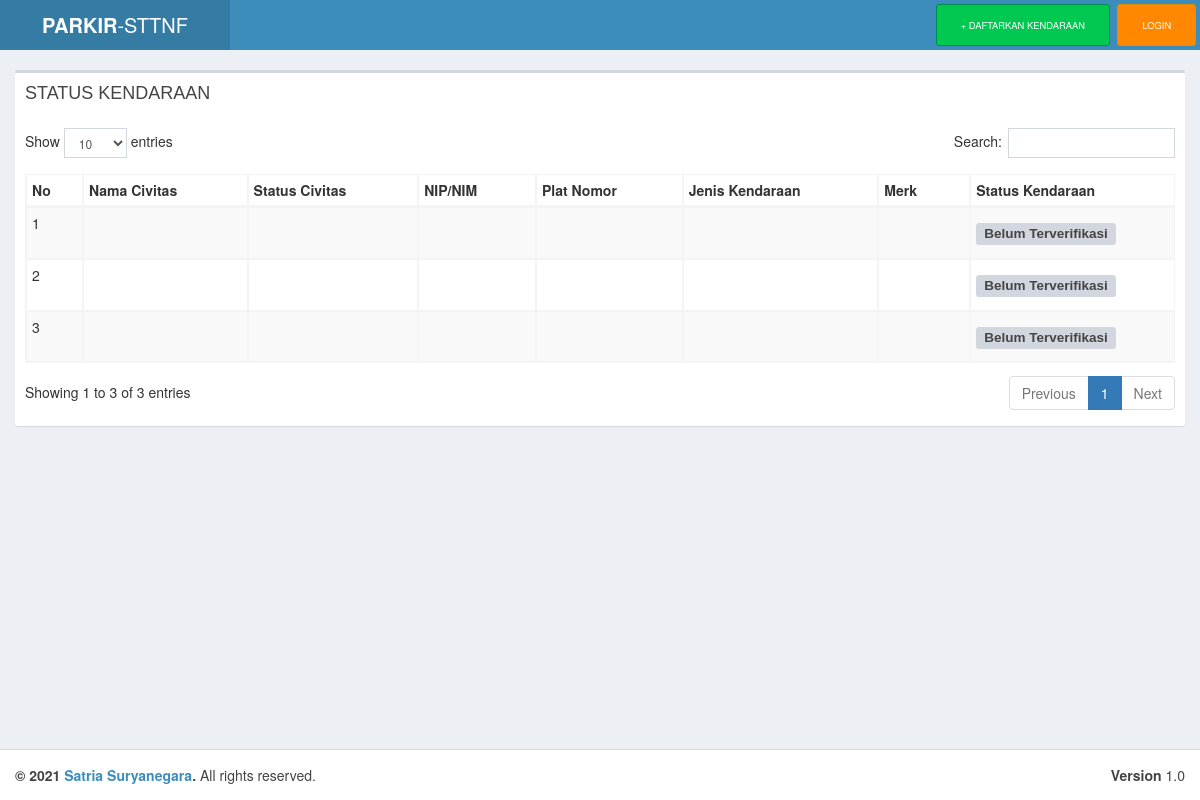
/index.php/dashboard, run on an earlier commit of the app's database.
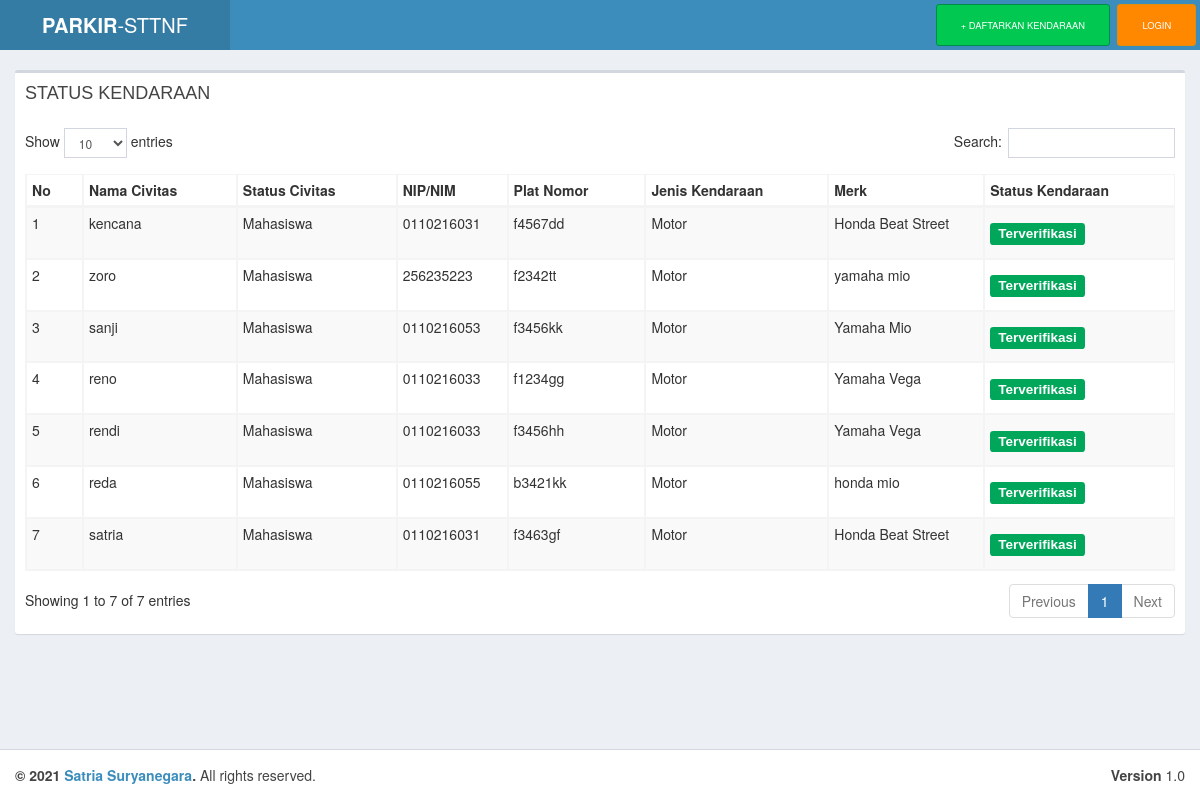
And on a later commit of the database.
### tables this page shows
CREATE TABLE `karyawan` (
  `id` int(11) NOT NULL,
  `nama_civitas` varchar(255) NOT NULL,
  `status_civitas` varchar(255) NOT NULL,
  `nip_nim` varchar(50) NOT NULL,
  `plat_nomor` varchar(11) NOT NULL,
  `jenis_kendaraan` varchar(255) NOT NULL,
  `merk` varchar(255) NOT NULL,
  `foto_stnk` varchar(255) DEFAULT NULL,
  `status_kendaraan` varchar(255) DEFAULT NULL
);

### application/libraries/Template.php (called while the page is built)
<?php if ( ! defined('BASEPATH')) exit('No direct script access allowed');
class Template {
		var $template_data = array();
		function set($name, $value)
		{
			$this->template_data[$name] = $value;
		}
		function load($template = '', $view = '' , $view_data = array(), $return = FALSE)
		{
			$this->CI =& get_instance();
			$this->set('contents', $this->CI->load->view($view, $view_data, TRUE));
			return $this->CI->load->view($template, $this->template_data, $return);
		}
}

### application/controllers/Dashboard.php (called while the page is built, shortened)
<?php
class Dashboard extends CI_Controller
{
    public function index()
    {
        $karyawan = $this->Dashboard_model->get_all();
        $data = array(
            'karyawan_data' => $karyawan,
        );
        $this->template->load('topnav', 'dashboard', $data);
    }
}

### index.php (called while the page is built, shortened)
<?php
require_once BASEPATH.'core/CodeIgniter.php';

### application/models/Dashboard_model.php (called while the page is built, shortened)
<?php
class Dashboard_model extends CI_Model
{
    public $table = 'karyawan';
    public $id = 'id';
    public $order = 'DESC';
    function get_all()
    {
        $this->db->order_by($this->id, $this->order);
        return $this->db->get($this->table)->result();
    }
}

### application/views/dashboard.php (the view, shortened to what this page needs)
<section class='content'>
    <div class='row'>
        <div class='col-xs-12'>
            <div class='box'>
                <div class="box-header">
                    <h3 class="box-title">STATUS KENDARAAN</h3>
                </div>
                <div class='box-body'>
                    <table class="table table-bordered table-striped" id="mytable">
                        <thead>
                            <tr>
                                <th width="20px">No</th>
                                <th>Nama Civitas</th>
                                <th>Status Civitas</th>
                                <th>NIP/NIM</th>
                                <th>Plat Nomor</th>
                                <th>Jenis Kendaraan</th>
                                <th>Merk</th>
                                <th>Status Kendaraan</th>
                            </tr>
                        </thead>
                        <tbody>
                            <?php
                            $start = 0;
                            foreach ($karyawan_data as $karyawan) { ?>
                                <tr>
                                    <td><?php echo ++$start ?></td>
                                    <td><?php echo $karyawan->nama_civitas ?></td>
                                    <td><?php echo $karyawan->status_civitas ?></td>
                                    <td><?php echo $karyawan->nip_nim ?></td>
                                    <td><?php echo $karyawan->plat_nomor ?></td>
                                    <td><?php echo $karyawan->jenis_kendaraan ?></td>
                                    <td><?php echo $karyawan->merk ?></td>
                                    <td><?php if ($karyawan->status_kendaraan == "Terverifikasi") { ?>
                     <h4><span class="label label-success"> Terverifikasi</span></h4>
                  <?php } else if ($karyawan->status_kendaraan == "Tidak Terverifikasi") { ?>
                     <h4><span class="label label-danger"> Tidak Terverifikasi </span></h4>
                  <?php  } else { ?>
                     <h4><span class="label label-default"> Belum Terverifikasi </span></h4>
                  <?php } ?>
               </td>
                                </tr>
                            <?php }   ?>
                        </tbody>
                    </table>
                </div>
            </div>
        </div>
    </div>
</section>

### application/views/topnav.php (shortened to what this page needs)
<!DOCTYPE html>
<html>
<head>
    <link rel="stylesheet" href="<?php echo base_url() ?>template/bootstrap/css/bootstrap.min.css">
    <link rel="stylesheet" href="<?php echo base_url() ?>template/bootstrap/css/custom-button.min.css">
    <link rel="stylesheet" href="<?php echo base_url() ?>template/font-awesome-4.4.0/css/font-awesome.min.css">
    <link rel="stylesheet" href="<?php echo base_url() ?>template/plugins/datatables/dataTables.bootstrap.css">
    <link rel="stylesheet" href="<?php echo base_url() ?>template/dist/css/AdminLTE.min.css">
    <link rel="stylesheet" href="<?php echo base_url() ?>template/dist/css/skins/_all-skins.min.css">
</head>
<body class="hold-transition skin-blue layout-top-nav">
    <div class="wrapper">
        <header class="main-header">
            <nav class="navbar navbar-static-top">
                <a href="<?php echo base_url('dashboard') ?>" class="logo">
                    <span class="logo-lg"><b>PARKIR</b>-STTNF</span>
                </a>
                <div class="navbar-custom-menu">
                    <ul class="nav navbar-nav">
                    <li>
                            <?php
                            echo anchor('dashboard/create/', '+ DAFTARKAN KENDARAAN', array('class' => 'btn btn-success btn-lg'));
                            ?>
                        </li>
                        <li>
                            <?php
                            echo anchor('auth/login', 'LOGIN', array('class' => 'btn btn-warning btn-lg'));
                            ?>
                        </li>
                    </ul>
                </div>
            </nav>
        </header>
        <div class="content-wrapper">
        <?php
            echo $contents;
            ?>
        </div>
        <footer class="main-footer">
            <div class="pull-right hidden-xs">
                <b>Version</b> 1.0
            </div>
            <strong> &copy; 2021 <a href="#">Satria Suryanegara</a>.</strong> All rights reserved.
        </footer>
    </div>
</body>
</html>

What changed in the data, as far as the page shows it:
removed karyawan: shows "Belum Terverifikasi"
removed karyawan: shows "Belum Terverifikasi"
removed karyawan: shows "Belum Terverifikasi"
added karyawan: nama_civitas "kencana", status_civitas "Mahasiswa", nip_nim "0110216031", plat_nomor "f4567dd", jenis_kendaraan "Motor", merk "Honda Beat Street", status_kendaraan "Terverifikasi"
added karyawan: nama_civitas "zoro", status_civitas "Mahasiswa", nip_nim "256235223", plat_nomor "f2342tt", jenis_kendaraan "Motor", merk "yamaha mio", status_kendaraan "Terverifikasi"
added karyawan: nama_civitas "sanji", status_civitas "Mahasiswa", nip_nim "0110216053", plat_nomor "f3456kk", jenis_kendaraan "Motor", merk "Yamaha Mio", status_kendaraan "Terverifikasi"
added karyawan: nama_civitas "reno", status_civitas "Mahasiswa", nip_nim "0110216033", plat_nomor "f1234gg", jenis_kendaraan "Motor", merk "Yamaha Vega", status_kendaraan "Terverifikasi"
added karyawan: nama_civitas "rendi", status_civitas "Mahasiswa", nip_nim "0110216033", plat_nomor "f3456hh", jenis_kendaraan "Motor", merk "Yamaha Vega", status_kendaraan "Terverifikasi"
added karyawan: nama_civitas "reda", status_civitas "Mahasiswa", nip_nim "0110216055", plat_nomor "b3421kk", jenis_kendaraan "Motor", merk "honda mio", status_kendaraan "Terverifikasi"
added karyawan: nama_civitas "satria", status_civitas "Mahasiswa", nip_nim "0110216031", plat_nomor "f3463gf", jenis_kendaraan "Motor", merk "Honda Beat Street", status_kendaraan "Terverifikasi"
Also different on the page:
text written by a page script: "Show entries Search: Showing 1 to 3 of 3 entries Previous 1 Next" → "Show entries Search: Showing 1 to 7 of 7 entries Previous 1 Next"
